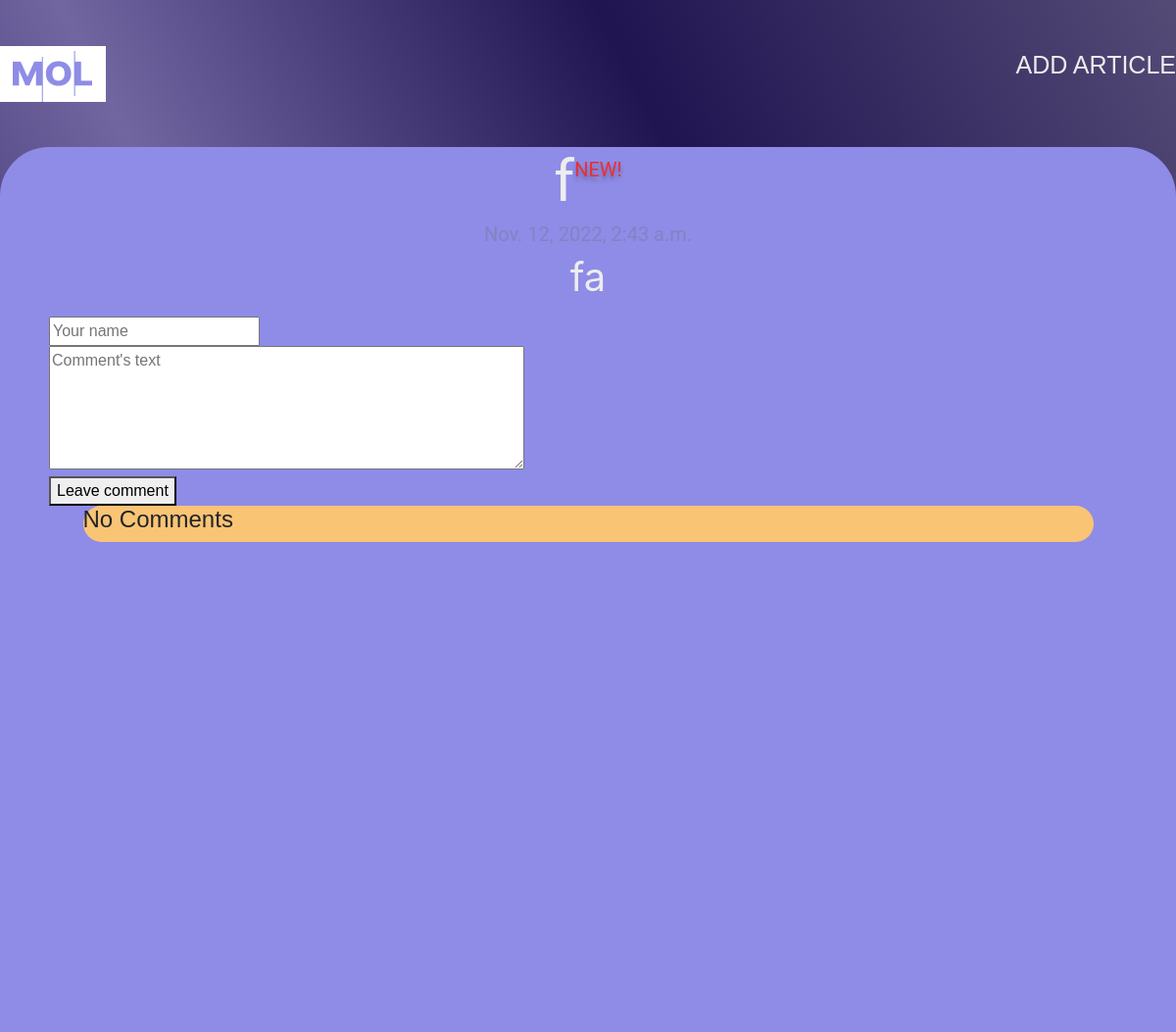
/7/, run on an earlier commit of the app's database.
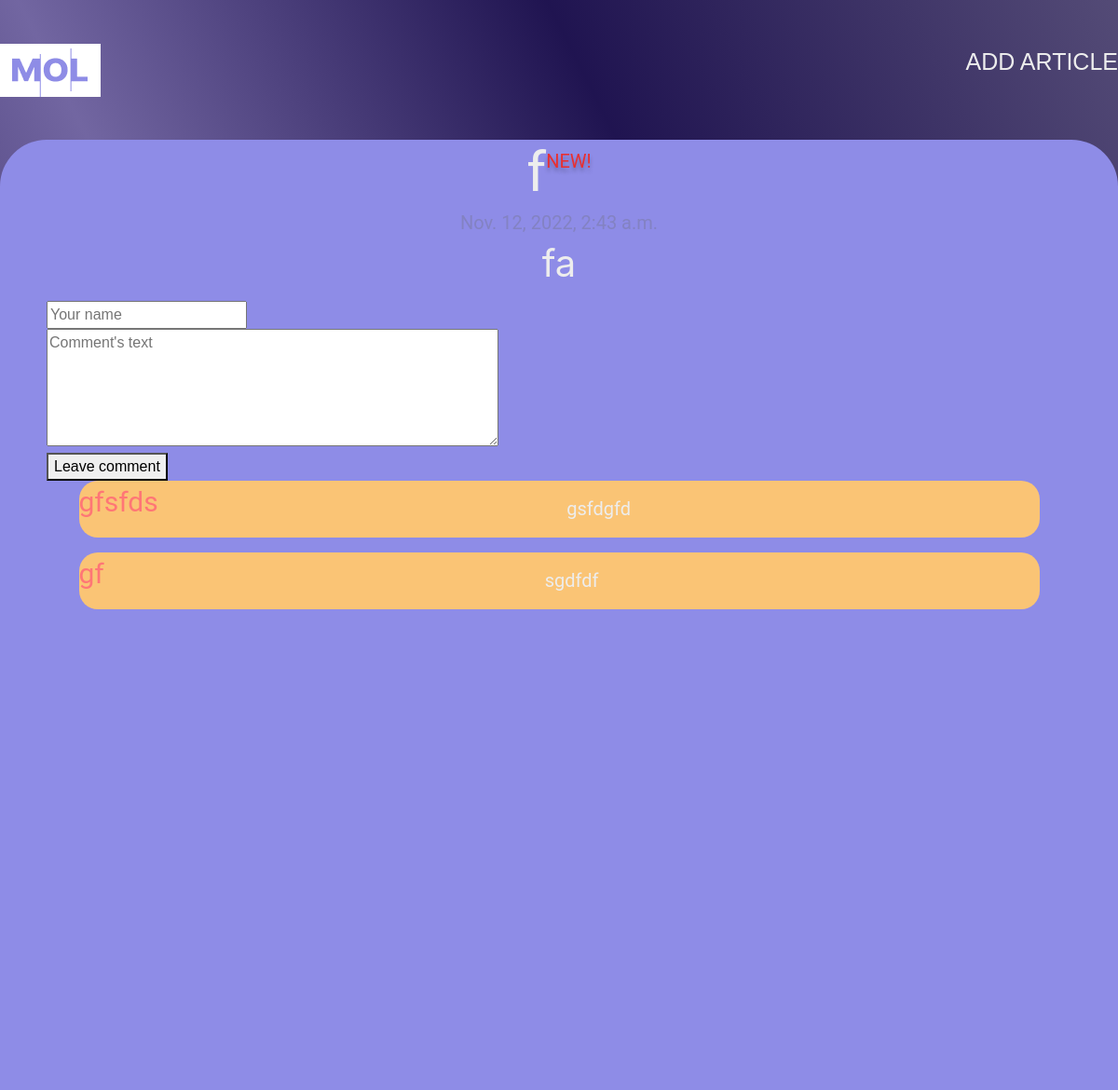
And on a later commit of the database.
### mysite/apps/blog/models.py (models this page shows, shortened)
class Comment(models.Model):
    article = models.ForeignKey(Article, on_delete=models.CASCADE)
    auth_name = models.CharField('Author', max_length=50)
    comm_text = models.CharField("Text", max_length=200)

### mysite/apps/blog/views.py (the view)
# urls.py: path('<int:article_id>/', views.detail, name='detail'),
def detail(request, article_id):
    try:
        a = Article.objects.get(id=article_id)
    except:
        raise Http404('Article Not Found')
    latest_comments_list = a.comment_set.order_by('-id')[:10]
    return render(request, 'blog/detail.html', {'article': a, 'latest_comments_list': latest_comments_list})

### mysite/apps/blog/models.py (called while the page is built)
    def was_published_recently(self):
        return self.a_date >= (timezone.now() - datetime.timedelta(days=7))

### mysite/templates/blog/detail.html (shortened to what this page needs)
{% extends 'base.html' %}
{% block content %}
<div class="theart">
    <div>
        <h2>{{article.a_title}}</h2>
    {%if article.was_published_recently%}
    <h1>NEW!</h1>{%endif%}
    </div>
    <h3>{{article.a_date}}</h3>
    <p>{{article.a_text}}</p>
</div>
<div class="your_com">
    <form action="{% url 'blog:leave_comment' article.id%}" method="POST">
        <input type="text" class="form" required placeholder="Your name" name="name"><br>
        <textarea name="text" class="form" required placeholder="Comment's text" cols="50" rows="5"></textarea><br>
        <button type="submit">Leave comment</button>
    </form>
</div>
{% if latest_comments_list%}
{%for c in latest_comments_list%}
<li>
    <div class="comments">
        <p class="comm">
            <strong>{{c.auth_name}}</strong>
        </p>
        <p class="zabal">
            {{c.comm_text}}
        </p>
    </div>
</li>
{%endfor%}
{%else%}
    <div class="comments">
        <h4>No Comments</h4>
    </div>
{%endif%}
{% endblock %}

What changed in the data, as far as the page shows it:
added Comment: auth_name "gfsfds", comm_text "gsfdgfd"
added Comment: auth_name "gf", comm_text "sgdfdf"
Also different on the page:
text no longer shown: "No Comments"
